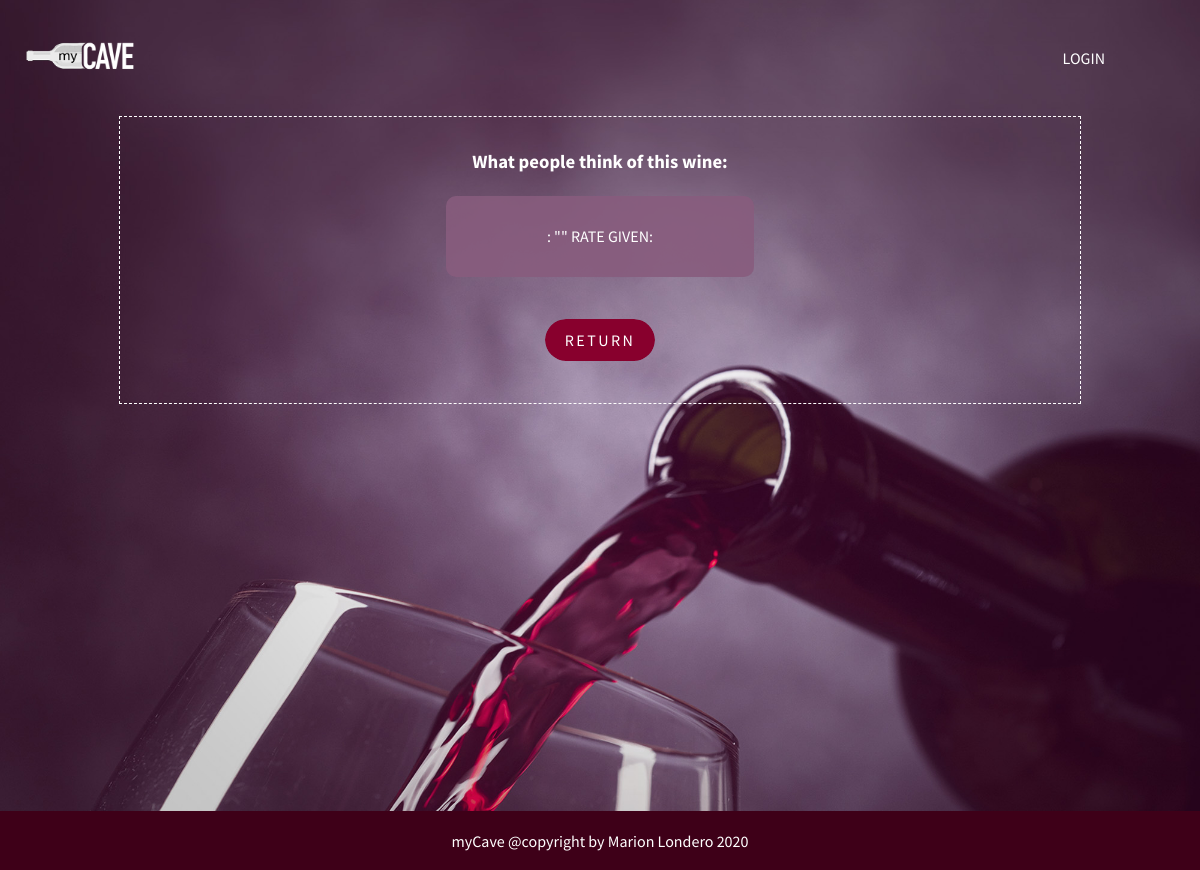
The app's page /comments.php?id=11, older data.
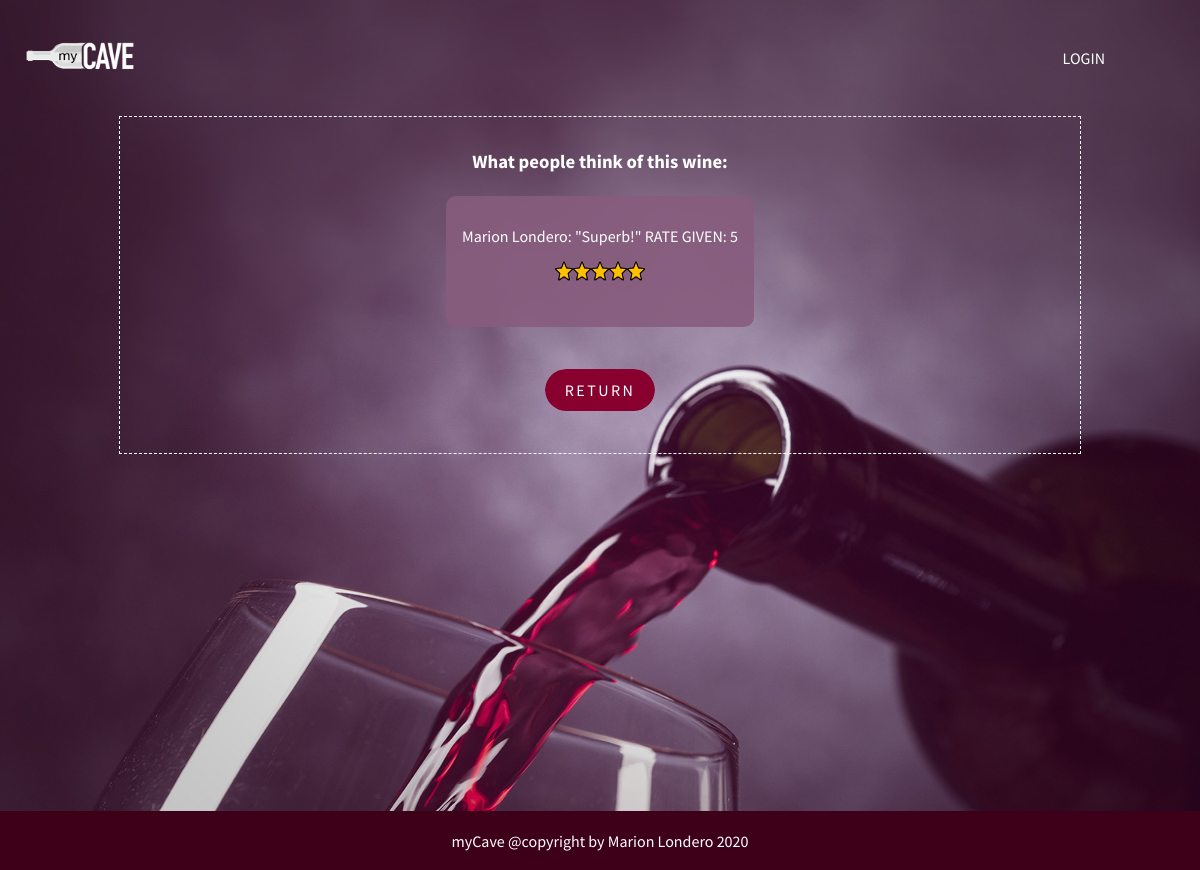
The same page, newer data.
### tables this page shows
CREATE TABLE `wine` (
  `id` int(11) NOT NULL,
  `name` varchar(50) NOT NULL,
  `grapes` varchar(255) NOT NULL,
  `wine_year` varchar(11) NOT NULL,
  `country` varchar(50) NOT NULL,
  `region` varchar(255) NOT NULL,
  `description` varchar(255) NOT NULL,
  `picture` varchar(255) NOT NULL,
  `id_user` int(11) NOT NULL,
  `publishDate` date DEFAULT current_timestamp(),
  `count_rate` int(11) DEFAULT NULL
);

CREATE TABLE `rate` (
  `id_rate` int(11) NOT NULL,
  `user_fullname` varchar(255) NOT NULL,
  `rate` int(11) NOT NULL,
  `comment` varchar(255) NOT NULL,
  `id_user` int(11) NOT NULL,
  `id_wine` int(11) NOT NULL
);

### comments.php (the view, shortened to what this page needs)
<?php
require 'assets/php/connect.php';
require 'assets/php/function.php';
include 'assets/php/background-image.php';
include 'assets/php/header.php';
include 'assets/php/nav.php';
    if(isset($_GET['id'])){
    $id = $_GET['id'];
    $sql = $db->query("SELECT * FROM rate AS r RIGHT JOIN wine AS w on w.id=r.id_wine WHERE w.id=$id");
    $sql->setFetchMode(PDO::FETCH_ASSOC);
    }
?>
<section>
    <article id="cartouche">
        <div id="text-welcome">
            <h3>What people think of this wine: </h3>
            <?php while($row = $sql->fetch()){ ?>
                <div id="card" class="flex">
                    <p><?= $row['user_fullname']; ?>: "<?= $row['comment']; ?>" RATE GIVEN: <?= $row['rate']; ?>
                <?php
                    if($row['rate'] >= 1 && $row['rate'] < 2){ ?>
                         <img src="assets/img/star1.png" alt="star1" class="ministars" width="90" height="20">
            <?php }if($row['rate'] >= 2 && $row['rate'] < 3){ ?>
                         <img src="assets/img/star2.png" alt="star2" class="ministars" width="90" height="20">
            <?php }if($row['rate'] >= 3 && $row['rate'] < 4){ ?>
                         <img src="assets/img/star3.png" alt="star3" class="ministars" width="90" height="20">
            <?php }if($row['rate'] >= 4 && $row['rate'] < 5){ ?>
                         <img src="assets/img/star4.png" alt="star4" class="ministars" width="90" height="20">
            <?php }if($row['rate'] >= 5  && $row['rate'] < 6){ ?>
                        <img src="assets/img/star5.png" alt="star5" class="ministars" width="90" height="20">
             <?php } ?></p>
                </div>
             <?php }?>
             <div class="button2">
                <a href="winelist.php" class="button3">RETURN</a>
            </div>
        </div>
    </article>
</section>
<?php
include 'assets/php/footer.php';
?>

Row changes from the older to the newer data that the page shows:
added rate: user_fullname "Marion Londero", comment "Superb!", rate "5"
